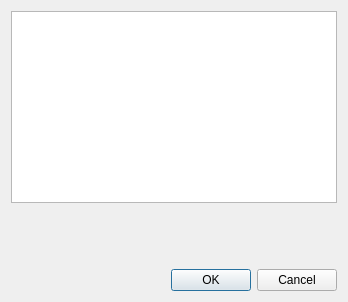
<?xml version="1.0" encoding="UTF-8"?>
<ui version="4.0">
 <class>ActionTableEditor</class>
 <widget class="QDialog" name="ActionTableEditor">
  <property name="geometry">
   <rect>
    <x>0</x>
    <y>0</y>
    <width>348</width>
    <height>302</height>
   </rect>
  </property>
  <property name="windowTitle">
   <string>Edit Actions</string>
  </property>
  <layout class="QVBoxLayout" name="verticalLayout">
   <item>
    <widget class="QTableView" name="m_tableView"/>
   </item>
   <item>
    <spacer name="verticalSpacer">
     <property name="orientation">
      <enum>Qt::Vertical</enum>
     </property>
     <property name="sizeHint" stdset="0">
      <size>
       <width>20</width>
       <height>45</height>
      </size>
     </property>
    </spacer>
   </item>
   <item>
    <widget class="QDialogButtonBox" name="m_buttonBox">
     <property name="orientation">
      <enum>Qt::Horizontal</enum>
     </property>
     <property name="standardButtons">
      <set>QDialogButtonBox::Cancel|QDialogButtonBox::Ok</set>
     </property>
    </widget>
   </item>
  </layout>
 </widget>
 <resources/>
 <connections>
  <connection>
   <sender>m_buttonBox</sender>
   <signal>accepted()</signal>
   <receiver>ActionTableEditor</receiver>
   <slot>accept()</slot>
   <hints>
    <hint type="sourcelabel">
     <x>248</x>
     <y>254</y>
    </hint>
    <hint type="destinationlabel">
     <x>157</x>
     <y>274</y>
    </hint>
   </hints>
  </connection>
  <connection>
   <sender>m_buttonBox</sender>
   <signal>rejected()</signal>
   <receiver>ActionTableEditor</receiver>
   <slot>reject()</slot>
   <hints>
    <hint type="sourcelabel">
     <x>316</x>
     <y>260</y>
    </hint>
    <hint type="destinationlabel">
     <x>286</x>
     <y>274</y>
    </hint>
   </hints>
  </connection>
 </connections>
</ui>
